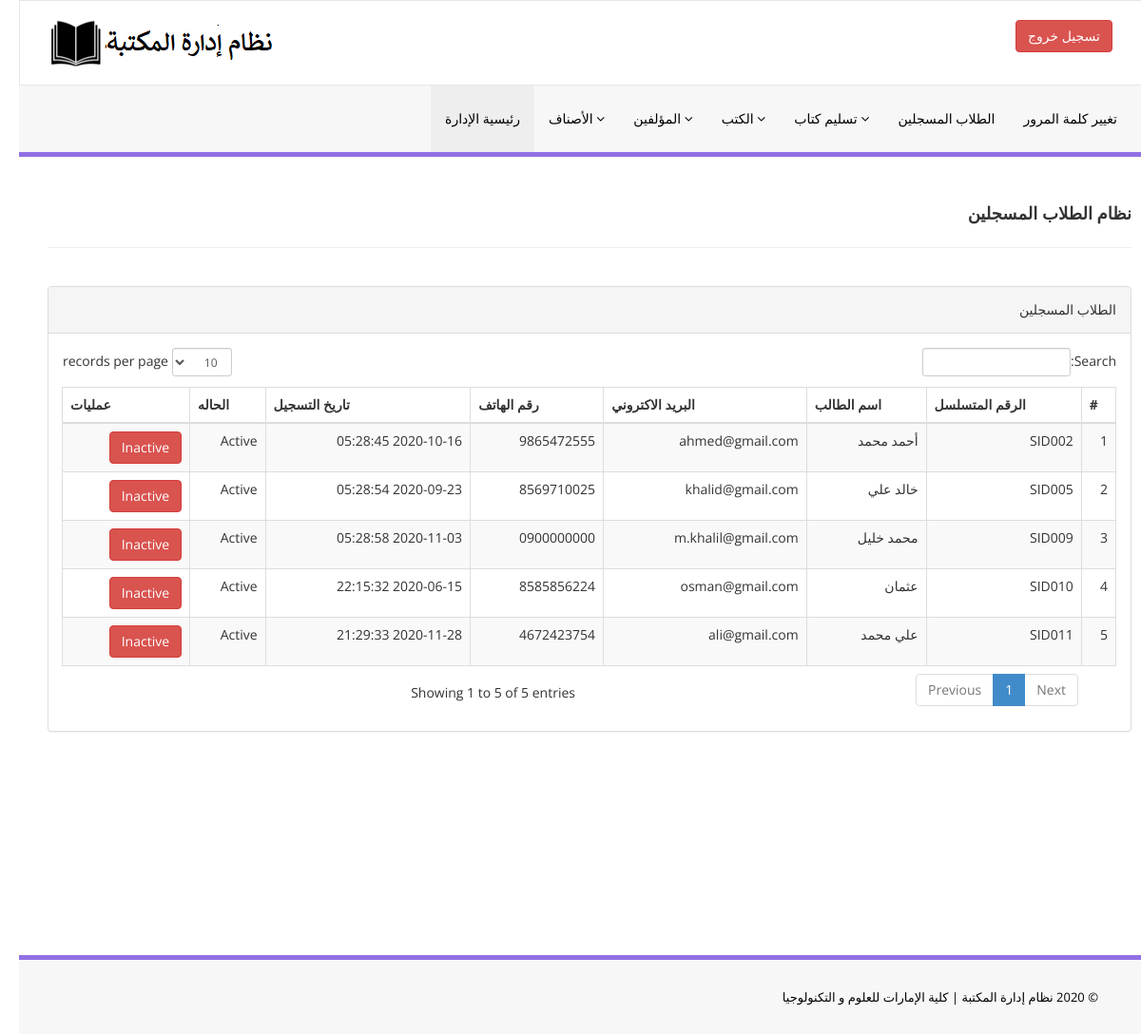
The app's page /admin/reg-students.php (signed in) with its own data.
### tables this page shows
CREATE TABLE IF NOT EXISTS `tblstudents` (
  `id` int(11) NOT NULL AUTO_INCREMENT,
  `StudentId` varchar(100) DEFAULT NULL,
  `FullName` varchar(120) DEFAULT NULL,
  `EmailId` varchar(120) DEFAULT NULL,
  `MobileNumber` char(11) DEFAULT NULL,
  `Password` varchar(120) DEFAULT NULL,
  `Status` int(1) DEFAULT NULL,
  `RegDate` timestamp NULL DEFAULT CURRENT_TIMESTAMP,
  `UpdationDate` timestamp NULL DEFAULT NULL ON UPDATE CURRENT_TIMESTAMP,
  PRIMARY KEY (`id`),
  UNIQUE KEY `StudentId` (`StudentId`)
);

### admin/reg-students.php (the view, shortened to what this page needs)
<?php
include('includes/config.php');
if(strlen($_SESSION['alogin'])==0)
    {
header('location:index.php');
}
else{
    ?>
<!DOCTYPE html>
<html xmlns="http://www.w3.org/1999/xhtml">
<head>
    <link href="assets/css/bootstrap.css" rel="stylesheet" />
    <link href="assets/css/font-awesome.css" rel="stylesheet" />
    <link href="assets/js/dataTables/dataTables.bootstrap.css" rel="stylesheet" />
    <link href="assets/css/style.css" rel="stylesheet" />
</head>
<body dir="rtl">
<?php include('includes/header.php');?>
    <div class="content-wrapper">
         <div class="container">
        <div class="row pad-botm">
            <div class="col-md-12">
                <h4 class="header-line">نظام الطلاب المسجلين</h4>
    </div>
        </div>
            <div class="row">
                <div class="col-md-12">
                    <div class="panel panel-default">
                        <div class="panel-heading">
                         الطلاب المسجلين
                        </div>
                        <div class="panel-body">
                            <div class="table-responsive">
                                <table class="table table-striped table-bordered table-hover" id="dataTables-example">
                                    <thead>
                                        <tr>
                                            <th>#</th>
                                            <th>الرقم المتسلسل</th>
                                            <th>اسم الطالب</th>
                                            <th>البريد الاكتروني </th>
                                            <th>رقم الهاتف</th>
                                            <th>تاريخ التسجيل</th>
                                            <th>الحاله</th>
                                            <th>عمليات</th>
                                        </tr>
                                    </thead>
                                    <tbody>
<?php $sql = "SELECT * from tblstudents";
$query = $dbh -> prepare($sql);
$query->execute();
$results=$query->fetchAll(PDO::FETCH_OBJ);
$cnt=1;
if($query->rowCount() > 0)
{
foreach($results as $result)
{               ?>
                                        <tr class="odd gradeX">
                                            <td class="center"><?php echo htmlentities($cnt);?></td>
                                            <td class="center"><?php echo htmlentities($result->StudentId);?></td>
                                            <td class="center"><?php echo htmlentities($result->FullName);?></td>
                                            <td class="center"><?php echo htmlentities($result->EmailId);?></td>
                                            <td class="center"><?php echo htmlentities($result->MobileNumber);?></td>
                                             <td class="center"><?php echo htmlentities($result->RegDate);?></td>
                                            <td class="center"><?php if($result->Status==1)
                                            {
                                                echo htmlentities("Active");
                                            } else {
                                            echo htmlentities("Blocked");
}
                                            ?></td>
                                            <td class="center">
<?php if($result->Status==1)
 {?>
<a href="reg-students.php?inid=<?php echo htmlentities($result->id);?>" onclick="return confirm('Are you sure you want to block this student?');"" >  <button class="btn btn-danger"> Inactive</button>
<?php } else {?>
                                            <a href="reg-students.php?id=<?php echo htmlentities($result->id);?>" onclick="return confirm('Are you sure you want to active this student?');""><button class="btn btn-primary"> Active</button>
                                            <?php } ?>
                                            </td>
                                        </tr>
 <?php $cnt=$cnt+1;}} ?>
                                    </tbody>
                                </table>
                            </div>
                        </div>
                    </div>
                </div>
            </div>
    </div>
    </div>
  <?php include('includes/footer.php');?>
</body>
</html>
<?php } ?>

### admin/assets/css/style.css (style rules this page uses)
.content-wrapper { margin-top: 40px; min-height:800px; padding-bottom:90px; }
.header-line { font-weight:900; padding-bottom:25px; border-bottom:1px solid #eeeeee; text-transform:uppercase; }
.pad-botm { padding-bottom:30px; }

### records on screen
tblstudents: StudentId "SID002", FullName "أحمد محمد", EmailId "ahmed@gmail.com", MobileNumber "9865472555", RegDate "2020-10-16 05:28:45"
tblstudents: StudentId "SID005", FullName "خالد علي", EmailId "khalid@gmail.com", MobileNumber "8569710025", RegDate "2020-09-23 05:28:54"
tblstudents: StudentId "SID009", FullName "محمد خليل", EmailId "m.khalil@gmail.com", MobileNumber "0900000000", RegDate "2020-11-03 05:28:58"
tblstudents: StudentId "SID010", FullName "عثمان", EmailId "osman@gmail.com", MobileNumber "8585856224", RegDate "2020-06-15 22:15:32"
tblstudents: StudentId "SID011", FullName "علي محمد", EmailId "ali@gmail.com", MobileNumber "4672423754", RegDate "2020-11-28 21:29:33"
